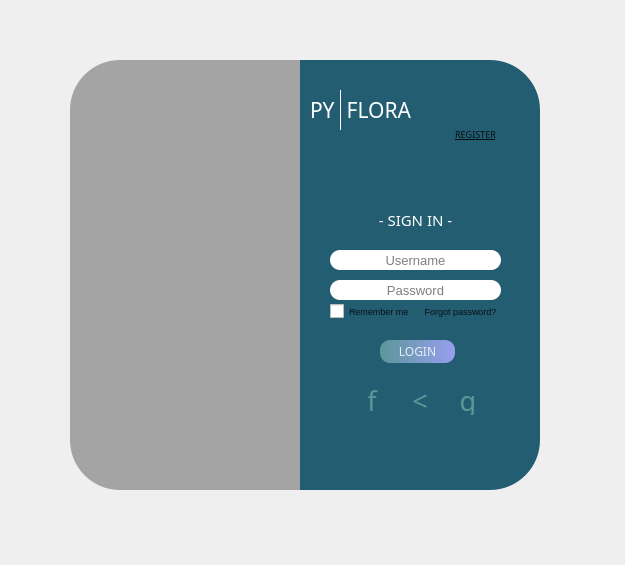
<?xml version="1.0" encoding="UTF-8"?>
<ui version="4.0">
 <class>MainWindow</class>
 <widget class="QMainWindow" name="MainWindow">
  <property name="geometry">
   <rect>
    <x>0</x>
    <y>0</y>
    <width>625</width>
    <height>565</height>
   </rect>
  </property>
  <property name="windowTitle">
   <string>MainWindow</string>
  </property>
  <widget class="QWidget" name="centralwidget">
   <widget class="QWidget" name="widget" native="true">
    <property name="geometry">
     <rect>
      <x>30</x>
      <y>30</y>
      <width>550</width>
      <height>500</height>
     </rect>
    </property>
    <widget class="QLabel" name="login_bg_left">
     <property name="geometry">
      <rect>
       <x>40</x>
       <y>30</y>
       <width>280</width>
       <height>430</height>
      </rect>
     </property>
     <property name="styleSheet">
      <string notr="true">border-image: url(:/images/images/flora_bg.png);
border-bottom-left-radius:50px;
border-top-left-radius:50px;
</string>
     </property>
     <property name="frameShadow">
      <enum>QFrame::Plain</enum>
     </property>
     <property name="text">
      <string/>
     </property>
    </widget>
    <widget class="QLabel" name="login_bg_leftDarken">
     <property name="geometry">
      <rect>
       <x>40</x>
       <y>30</y>
       <width>280</width>
       <height>430</height>
      </rect>
     </property>
     <property name="styleSheet">
      <string notr="true">background-color:rgba(0, 0, 0, 80);
border-bottom-left-radius:50px;
border-top-left-radius:50px;
</string>
     </property>
     <property name="frameShadow">
      <enum>QFrame::Plain</enum>
     </property>
     <property name="text">
      <string/>
     </property>
    </widget>
    <widget class="QLabel" name="login_bg_right">
     <property name="enabled">
      <bool>true</bool>
     </property>
     <property name="geometry">
      <rect>
       <x>270</x>
       <y>30</y>
       <width>240</width>
       <height>430</height>
      </rect>
     </property>
     <property name="styleSheet">
      <string notr="true">background-color:rgba(35, 93, 113, 255);
border-top-right-radius:50px;
border-bottom-right-radius:50px;</string>
     </property>
     <property name="text">
      <string/>
     </property>
    </widget>
    <widget class="QLabel" name="header_line">
     <property name="geometry">
      <rect>
       <x>190</x>
       <y>60</y>
       <width>241</width>
       <height>40</height>
      </rect>
     </property>
     <property name="font">
      <font>
       <family>Microsoft JhengHei UI Light</family>
       <pointsize>22</pointsize>
       <weight>50</weight>
       <bold>false</bold>
       <underline>false</underline>
      </font>
     </property>
     <property name="styleSheet">
      <string notr="true">color:rgba(255, 255, 255, 255)
</string>
     </property>
     <property name="frameShape">
      <enum>QFrame::VLine</enum>
     </property>
     <property name="text">
      <string/>
     </property>
     <property name="alignment">
      <set>Qt::AlignCenter</set>
     </property>
    </widget>
    <widget class="QLabel" name="header_text_py">
     <property name="geometry">
      <rect>
       <x>280</x>
       <y>70</y>
       <width>31</width>
       <height>20</height>
      </rect>
     </property>
     <property name="font">
      <font>
       <family>Microsoft YaHei UI Light</family>
       <pointsize>16</pointsize>
      </font>
     </property>
     <property name="styleSheet">
      <string notr="true">color:rgba(255, 255, 255, 255)</string>
     </property>
     <property name="text">
      <string>PY</string>
     </property>
    </widget>
    <widget class="QLabel" name="heaser_text_flora">
     <property name="geometry">
      <rect>
       <x>310</x>
       <y>72</y>
       <width>71</width>
       <height>16</height>
      </rect>
     </property>
     <property name="font">
      <font>
       <family>Microsoft YaHei UI Light</family>
       <pointsize>16</pointsize>
      </font>
     </property>
     <property name="styleSheet">
      <string notr="true">color:rgba(255, 255, 255, 255)</string>
     </property>
     <property name="text">
      <string>FLORA</string>
     </property>
     <property name="alignment">
      <set>Qt::AlignRight|Qt::AlignTrailing|Qt::AlignVCenter</set>
     </property>
    </widget>
    <widget class="QLabel" name="signIn_text">
     <property name="geometry">
      <rect>
       <x>335</x>
       <y>180</y>
       <width>101</width>
       <height>20</height>
      </rect>
     </property>
     <property name="font">
      <font>
       <family>Microsoft YaHei Light</family>
       <pointsize>11</pointsize>
       <weight>50</weight>
       <bold>false</bold>
      </font>
     </property>
     <property name="styleSheet">
      <string notr="true">color:rgba(255, 255, 255, 255)</string>
     </property>
     <property name="frameShape">
      <enum>QFrame::NoFrame</enum>
     </property>
     <property name="lineWidth">
      <number>1</number>
     </property>
     <property name="text">
      <string>- SIGN IN -</string>
     </property>
     <property name="alignment">
      <set>Qt::AlignCenter</set>
     </property>
    </widget>
    <widget class="QLineEdit" name="username_box">
     <property name="geometry">
      <rect>
       <x>300</x>
       <y>220</y>
       <width>171</width>
       <height>20</height>
      </rect>
     </property>
     <property name="font">
      <font>
       <family>MS Shell Dlg 2</family>
       <pointsize>10</pointsize>
      </font>
     </property>
     <property name="styleSheet">
      <string notr="true">border-radius:10px;</string>
     </property>
     <property name="maxLength">
      <number>30</number>
     </property>
     <property name="alignment">
      <set>Qt::AlignCenter</set>
     </property>
     <property name="placeholderText">
      <string>Username</string>
     </property>
     <property name="clearButtonEnabled">
      <bool>false</bool>
     </property>
    </widget>
    <widget class="QLineEdit" name="password_box">
     <property name="geometry">
      <rect>
       <x>300</x>
       <y>250</y>
       <width>171</width>
       <height>20</height>
      </rect>
     </property>
     <property name="font">
      <font>
       <family>MS Shell Dlg 2</family>
       <pointsize>10</pointsize>
      </font>
     </property>
     <property name="styleSheet">
      <string notr="true">border-radius:10px;</string>
     </property>
     <property name="maxLength">
      <number>30</number>
     </property>
     <property name="echoMode">
      <enum>QLineEdit::Password</enum>
     </property>
     <property name="alignment">
      <set>Qt::AlignCenter</set>
     </property>
     <property name="placeholderText">
      <string>Password</string>
     </property>
    </widget>
    <widget class="QPushButton" name="login_bttn">
     <property name="geometry">
      <rect>
       <x>350</x>
       <y>310</y>
       <width>75</width>
       <height>23</height>
      </rect>
     </property>
     <property name="font">
      <font>
       <family>Microsoft YaHei</family>
      </font>
     </property>
     <property name="styleSheet">
      <string notr="true">QPushButton#login_bttn{
	background-color: qlineargradient(spread:pad, x1:0, y1:0, x2:1, y2:0, stop:0 rgba(100, 160, 160, 219), stop:1 rgba(167, 167, 255, 226));
	color:rgba(255,255,255,210);
	border-radius:10px;
}
QPushButton#login_bttn:hover{
	background-color: qlineargradient(spread:pad, x1:0, y1:0, x2:1, y2:0, stop:0 rgba(100, 160, 160, 255), stop:1 rgba(167, 167, 255, 255));
}
QPushButton#login_bttn:pressed{
	padding-left:5px;
	padding-top:5px;
	background-color:rgba(120, 120, 255, 240)
}</string>
     </property>
     <property name="text">
      <string>LOGIN</string>
     </property>
    </widget>
    <widget class="QLabel" name="forgotPass_text">
     <property name="geometry">
      <rect>
       <x>390</x>
       <y>271</y>
       <width>81</width>
       <height>20</height>
      </rect>
     </property>
     <property name="font">
      <font>
       <pointsize>7</pointsize>
      </font>
     </property>
     <property name="styleSheet">
      <string notr="true">color:rgba(0,0,0,210)</string>
     </property>
     <property name="text">
      <string>Forgot password?</string>
     </property>
     <property name="alignment">
      <set>Qt::AlignCenter</set>
     </property>
     <property name="openExternalLinks">
      <bool>true</bool>
     </property>
    </widget>
    <widget class="QCheckBox" name="rememberMe_checkBox">
     <property name="geometry">
      <rect>
       <x>300</x>
       <y>271</y>
       <width>81</width>
       <height>20</height>
      </rect>
     </property>
     <property name="font">
      <font>
       <pointsize>7</pointsize>
      </font>
     </property>
     <property name="styleSheet">
      <string notr="true">color:rgba(0,0,0,210)</string>
     </property>
     <property name="text">
      <string>Remember me</string>
     </property>
     <property name="checkable">
      <bool>true</bool>
     </property>
     <property name="checked">
      <bool>false</bool>
     </property>
    </widget>
    <widget class="QWidget" name="horizontalLayoutWidget">
     <property name="geometry">
      <rect>
       <x>310</x>
       <y>350</y>
       <width>161</width>
       <height>41</height>
      </rect>
     </property>
     <layout class="QHBoxLayout" name="horizontalLayout">
      <property name="spacing">
       <number>1</number>
      </property>
      <item>
       <widget class="QPushButton" name="facebook_bttn">
        <property name="maximumSize">
         <size>
          <width>30</width>
          <height>30</height>
         </size>
        </property>
        <property name="font">
         <font>
          <family>Icons Social Media 8</family>
          <pointsize>20</pointsize>
         </font>
        </property>
        <property name="styleSheet">
         <string notr="true">QPushButton#facebook_bttn{
	background-color: rgba(0,0,0,0);
	color:rgba(100, 160, 160, 219);
	border-radius:10px;
}
QPushButton#facebook_bttn:hover{
	color: rgba(100, 160, 160, 255);
}
QPushButton#facebook_bttn:pressed{
	padding-left:5px;
	padding-top:5px;
	color:rgba(120, 120, 255, 240)
}</string>
        </property>
        <property name="text">
         <string>f</string>
        </property>
       </widget>
      </item>
      <item>
       <widget class="QPushButton" name="github_bttn">
        <property name="maximumSize">
         <size>
          <width>30</width>
          <height>30</height>
         </size>
        </property>
        <property name="font">
         <font>
          <family>Icons Social Media 8</family>
          <pointsize>20</pointsize>
         </font>
        </property>
        <property name="styleSheet">
         <string notr="true">QPushButton#github_bttn{
	background-color: rgba(0,0,0,0);
	color:rgba(100, 160, 160, 219);
	border-radius:10px;
}
QPushButton#github_bttn:hover{
	color: rgba(100, 160, 160, 255);
}
QPushButton#github_bttn:pressed{
	padding-left:5px;
	padding-top:5px;
	color:rgba(120, 120, 255, 240)
}</string>
        </property>
        <property name="text">
         <string>&lt;</string>
        </property>
       </widget>
      </item>
      <item>
       <widget class="QPushButton" name="google_bttn">
        <property name="maximumSize">
         <size>
          <width>30</width>
          <height>30</height>
         </size>
        </property>
        <property name="font">
         <font>
          <family>Icons Social Media 8</family>
          <pointsize>20</pointsize>
         </font>
        </property>
        <property name="styleSheet">
         <string notr="true">QPushButton#google_bttn{
	background-color: rgba(0,0,0,0);
	color:rgba(100, 160, 160, 219);
	border-radius:10px;
}
QPushButton#google_bttn:hover{
	color: rgba(100, 160, 160, 255);
}
QPushButton#google_bttn:pressed{
	padding-left:5px;
	padding-top:5px;
	color:rgba(120, 120, 255, 240)
}</string>
        </property>
        <property name="text">
         <string>g</string>
        </property>
       </widget>
      </item>
     </layout>
    </widget>
    <widget class="QLabel" name="label">
     <property name="geometry">
      <rect>
       <x>420</x>
       <y>89</y>
       <width>51</width>
       <height>31</height>
      </rect>
     </property>
     <property name="font">
      <font>
       <family>Microsoft JhengHei UI Light</family>
       <pointsize>7</pointsize>
       <underline>true</underline>
      </font>
     </property>
     <property name="styleSheet">
      <string notr="true">color:rgba(0,0,0,210)</string>
     </property>
     <property name="text">
      <string>REGISTER</string>
     </property>
     <property name="alignment">
      <set>Qt::AlignCenter</set>
     </property>
     <property name="openExternalLinks">
      <bool>true</bool>
     </property>
    </widget>
    <widget class="QPushButton" name="register_arrow">
     <property name="geometry">
      <rect>
       <x>460</x>
       <y>90</y>
       <width>30</width>
       <height>30</height>
      </rect>
     </property>
     <property name="maximumSize">
      <size>
       <width>30</width>
       <height>30</height>
      </size>
     </property>
     <property name="styleSheet">
      <string notr="true">QPushButton#register_arrow{
	background-color: rgba(0,0,0,0);
	color:rgba(100, 160, 160, 219);
	border-radius:10px;
}
QPushButton#register_arrow:hover{
	color: rgba(100, 160, 160, 255);
}
QPushButton#register_arrow:pressed{
	padding-left:5px;
	padding-top:5px;
	color:rgba(120, 120, 255, 240)
}</string>
     </property>
     <property name="text">
      <string/>
     </property>
     <property name="icon">
      <iconset resource="res/res.qrc">
       <normaloff>:/icons/icons/arrow-right.svg</normaloff>:/icons/icons/arrow-right.svg</iconset>
     </property>
    </widget>
   </widget>
  </widget>
 </widget>
 <resources>
  <include location="res/res.qrc"/>
 </resources>
 <connections/>
</ui>
